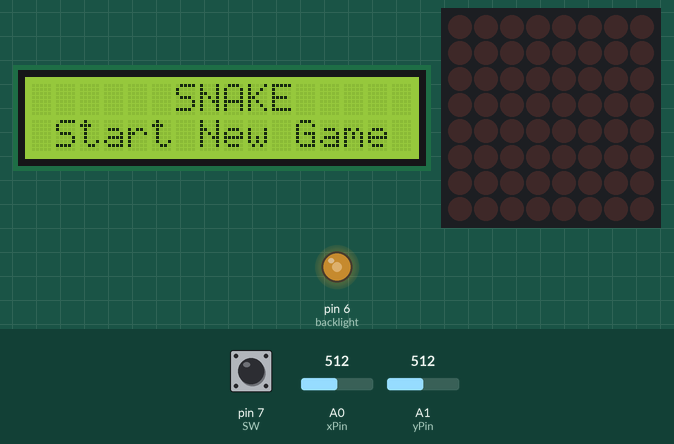
The sketch below on a simulated Arduino Uno, built with avr-gcc and run on an emulated ATmega328P. Parts: 16×2 character LCD, 8×8 LED matrix, output pins drawn as LEDs (lit = HIGH). Inputs (shaded band) come from the test bench; at power-on: pin 7 (SW) HIGH, A1 (yPin) = 512, A0 (xPin) = 512. Random numbers use the default seed unless the sketch sets one.

Above: at 1.2 s.
1.3 s: pin 7 (SW) pulled LOW for 0.15 s
At 1.4 s:
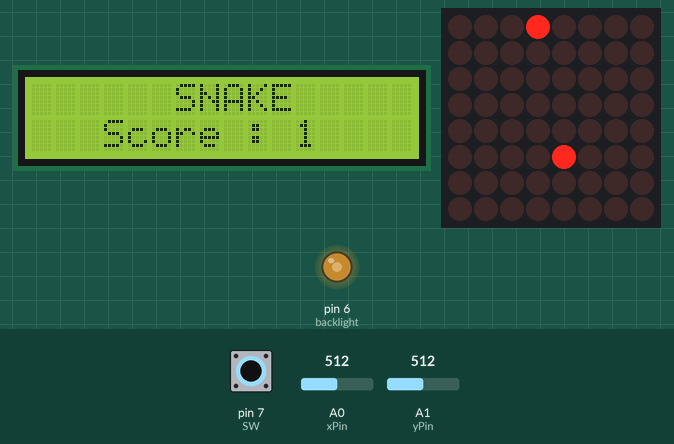
At 2.38 s:
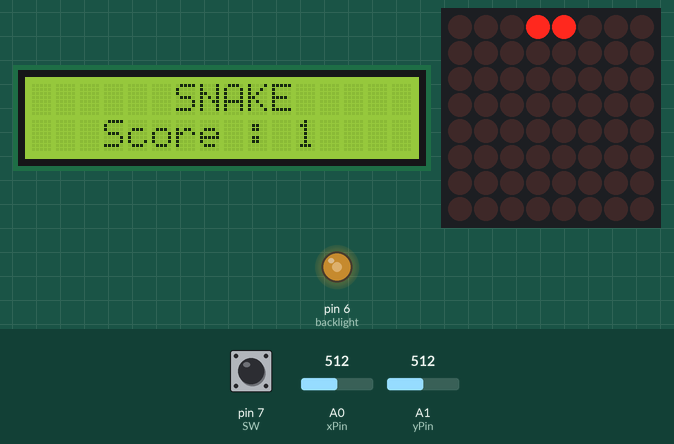
3.2 s: A1 (yPin) set to 582
6.1 s: A1 (yPin) set to 617
At 6.89 s:
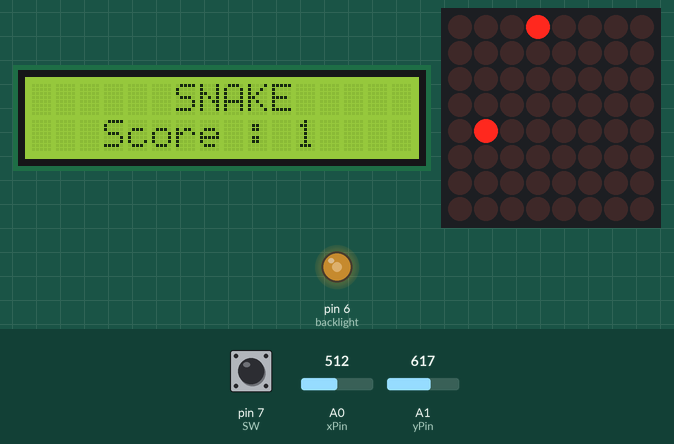

The sketch:

Snake_v1_0.ino
```cpp
#include "LedControl.h" // need the library
#include <LiquidCrystal.h>
const int dinPin = 12;
const int clockPin = 11;
const int loadPin = 10;
const int xPin = A0;
const int yPin = A1;
const int SW = 7;
const int buzzer = 13;
const int RS = 9;
const int enable = 8;
const int backlight = 6;
const int intensity = 129;
const int d4 = 5;
const int d5 = 4;
const int d6 = 3;
const int d7 = 2;
LiquidCrystal lcd(RS, enable, d4, d5, d6, d7);
LedControl lc = LedControl(dinPin, clockPin, loadPin, 1); //DIN, CLK, LOAD,
byte matrixBrightness = 2;
int xNext;
int yNext;
int SW_state = 0;
const int minThreshold = 200;
const int maxThreshold = 600;
const int moveInterval = 300;
unsigned long long lastMoved = 0;
const byte matrixSize = 8;
bool matrixChanged = true;
byte matrix[matrixSize][matrixSize] = {
  {0, 0, 0, 0, 0, 0, 0, 0},
  {0, 0, 0, 0, 0, 0, 0, 0},
  {0, 0, 0, 0, 0, 0, 0, 0},
  {0, 0, 0, 0, 0, 0, 0, 0},
  {0, 0, 0, 0, 0, 0, 0, 0},
  {0, 0, 0, 0, 0, 0, 0, 0},
  {0, 0, 0, 0, 0, 0, 0, 0},
  {0, 0, 0, 0, 0, 0, 0, 0}
};


byte snakeBody[2][65];
byte foodx = 10;
byte foody = 10;
byte directie = 1; //0 stop, 1 sus, 2 jos, 3 dreapta, 4 stanga
byte command = 1;
byte snakeLenght = 1;
bool gameOver = false;
bool menu = true;
int xValue;
int yValue;
byte score = 0;
bool foodupdate2;
bool foodupdate1;


byte matrixByte[matrixSize] = {
  B00000000,
  B01000100,
  B00101000,
  B00010000,
  B00010000,
  B00010000,
  B00000000,
  B00000000
};


void setup() {
  randomSeed(analogRead(5));
  analogWrite(backlight, intensity);
  Serial.begin(9600);
  // the zero refers to the MAX7219 number, it is zero for 1 chip
  lc.shutdown(0, false); // turn off power saving, enables display
  lc.setIntensity(0, matrixBrightness); // sets brightness (0~15 possible values)
  lc.clearDisplay(0);// clear screen

  snakeBody[0][0] = 4; //x snake head
  snakeBody[1][0] = 4; //y snake head
  matrix[snakeBody[0][0]][snakeBody[1][0]] = 1;

  lcd.begin(16, 2);
  // Print a message to the LCD.
  generateFood();
  pinMode(SW, INPUT_PULLUP);

        lcd.setCursor(6, 0);
      lcd.print("SNAKE");
            lcd.setCursor(0, 1);
      lcd.print(" Start New Game ");

}
void loop() {

  if (menu == true) {
    if (gameOver) {
      lcd.clear();
      lcd.setCursor(0, 0);
      lcd.print(" Last score : ");
      lcd.print(score);
      lcd.setCursor(0, 1);
      lcd.print(" Start New Game ");
      gameOver = false;
    }

    SW_state = digitalRead(SW);
   // xValue = analogRead(xPin);
   // yValue = analogRead(yPin);


    if (SW_state == 0) {
      lcd.clear();
      menu = false;
      score = 1;
      snakeLenght = 1;
      lcd.setCursor(6, 0);
      lcd.print("SNAKE");
      lcd.setCursor(3, 1);
      lcd.print("Score : ");
      lcd.print(score);
      SW_state=1;
    }

  }


  if (menu == false) {
    if (gameOver) { //game over animation
        tone(buzzer, 200, 1000);
      delay(1000);
      lc.clearDisplay(0);// clear screen
              tone(buzzer, 1100, 50);
      delay(500);
              tone(buzzer, 100, 50);
      updateMatrix();
              tone(buzzer, 1100, 50);
      delay(500);
              tone(buzzer, 100, 50);
      lc.clearDisplay(0);// clear screen
              tone(buzzer, 1100, 50);
      delay(500);
              tone(buzzer, 100, 50);
      updateMatrix();
              tone(buzzer, 1100, 50);
      delay(500);
              tone(buzzer, 100, 50);
      lc.clearDisplay(0);// clear screen
              tone(buzzer, 1100, 50);
      delay(500);
              tone(buzzer, 100, 50);
      updateMatrix();
      delay(1500);
      Serial.println("menu restarted");
      menu = true;
      for (int i = snakeLenght - 1; i >= 0; i--) {
        matrix[snakeBody[0][i]][snakeBody[1][i]] = 0;
        delay(moveInterval / 2);
                      tone(buzzer, 2000, 50);
        updateMatrix();
      }

    }

    else {


      updatePositions();

      if (millis() - lastMoved > moveInterval) {
        // game logic
        directie = command;
        lastMoved = millis();
        checkNext();

      }
      foodBlink();

      if (matrixChanged == true) {
        // matrix display logic
        updateMatrix();
        matrixChanged = false;
      }


    }
  }
}


void checkNext() {
  switch (directie) {
    case 1: //fata
      xNext = snakeBody[0][0] + 1;
      yNext = snakeBody[1][0];
      break;
    case 2: //spate
      xNext = snakeBody[0][0] - 1;
      yNext = snakeBody[1][0];
      break;
    case 3: //dreapta
      xNext = snakeBody[0][0];
      yNext = snakeBody[1][0] + 1;
      break;
    case 4: //stanga
      xNext = snakeBody[0][0];
      yNext = snakeBody[1][0] - 1;
      break;
    case 0: //pe loc
      // statements
      break;

  }
  if (xNext >= 8) {
    xNext = 0;
  }
  if (xNext < 0) {
    xNext = 7;
  }
  if (yNext >= 8) {
    yNext = 0;
  }
  if (yNext < 0) {
    yNext = 7;
  }

  if (matrix[xNext][yNext] == 1) { //daca a muscat propria coada
    gameOver = true;
    return;
  }

  if (xNext == foodx && yNext == foody) { //daca a gasit mancare

  tone(buzzer, 1200, 100);
    for (byte i = snakeLenght; i >= 1; i--) {
      snakeBody[0][i] = snakeBody[0][i - 1];
      snakeBody[1][i] = snakeBody[1][i - 1];
    }
    snakeLenght++;
    snakeBody[0][0] = xNext;
    snakeBody[1][0] = yNext;
    matrix[snakeBody[0][0]][snakeBody[1][0]] = 1;

    generateFood();
    matrixChanged = true;
    return;
  }

  if (matrix[xNext][yNext] == 0) { //daca e spatiu gol
    matrix[snakeBody[0][snakeLenght - 1]][snakeBody[1][snakeLenght - 1]] = 0;
    for (byte i = snakeLenght - 1; i >= 1; i--) {
      snakeBody[0][i] = snakeBody[0][i - 1];
      snakeBody[1][i] = snakeBody[1][i - 1];
    }
    snakeBody[0][0] = xNext;
    snakeBody[1][0] = yNext;
    matrix[snakeBody[0][0]][snakeBody[1][0]] = 1;
    matrixChanged = true;

  }
}

void generateFood() {//sa pun o limita aici eventual cand e maxed out sarpele
  foodx = random(8);
  foody = random(8);

  for (byte i = 0; i <= snakeLenght; i++)
  {
    if (snakeBody[0][i] == foodx && snakeBody[1][i] == foody) {
      generateFood();
    }
  }
  matrix[foodx][foody] = 2; //sa il fac 2 pentru food si eventual schimb matrix in byte, schimb afisare matrix pt 1 si 0 si 2
  matrixChanged = true;
  score = score + 1;
  lcd.setCursor(3, 1);
  lcd.print("Score : ");
  lcd.print(score);
}


void updateByteMatrix() {
  for (int row = 0; row < matrixSize; row++) {
    lc.setRow(0, row, matrixByte[row]);
  }
}


void updateMatrix() {
  for (int row = 0; row < matrixSize; row++) {
    for (int col = 0; col < matrixSize; col++) {
      if (matrix[row][col] != 2) {
        lc.setLed(0, row, col, matrix[row][col]);
      }
    }
  }
}
void foodBlink() {
  if (millis() % 500 >= 250) {
    lc.setLed(0, foodx, foody, 1);
    foodupdate1 = true;
    if (foodupdate2 != foodupdate1) {
      matrixChanged = true;
      foodupdate2 = true;
    }
  }
  else {
    lc.setLed(0, foodx, foody, 0);
    foodupdate1 = false;
    if (foodupdate2 != foodupdate1) {
      matrixChanged = true;
      foodupdate2 = false;
    }
  }
}
void updatePositions() {
  xValue = analogRead(xPin);
  yValue = analogRead(yPin);
  if (xValue < minThreshold) {
    if (directie != 1) {
      command = 2;
    }
  }


  if (xValue > maxThreshold) {
    if (directie != 2) {
      command = 1;
    }
  }

  if (yValue > maxThreshold) {
    if (directie != 3) {
      command = 4;
    }
  }
  if (yValue < minThreshold) {
    if (directie != 4) {
      command = 3;
    }
  }

}
```

Measured:
- the behaviour switches between 600 and 601 on A1 (yPin) (found by bisection; images 2 and 3)
- after the input at 1.3 s, the display: changes at once (image 1)
